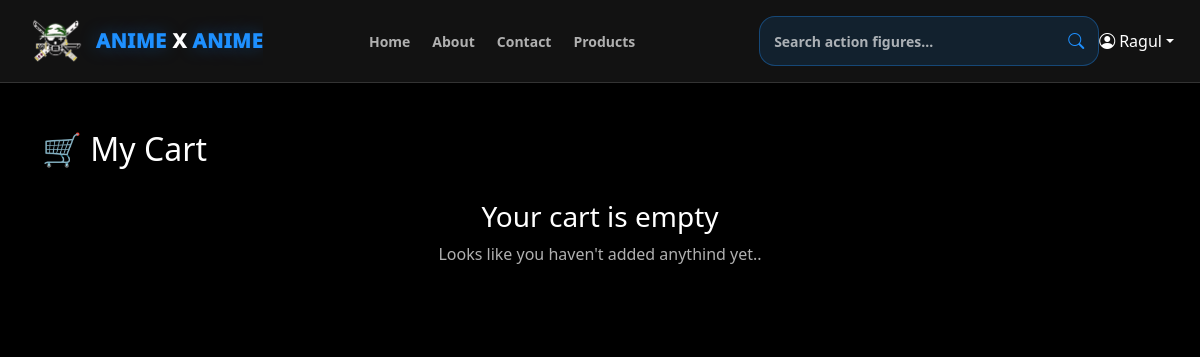
The page /cart/ (signed in) on the database as committed earlier.
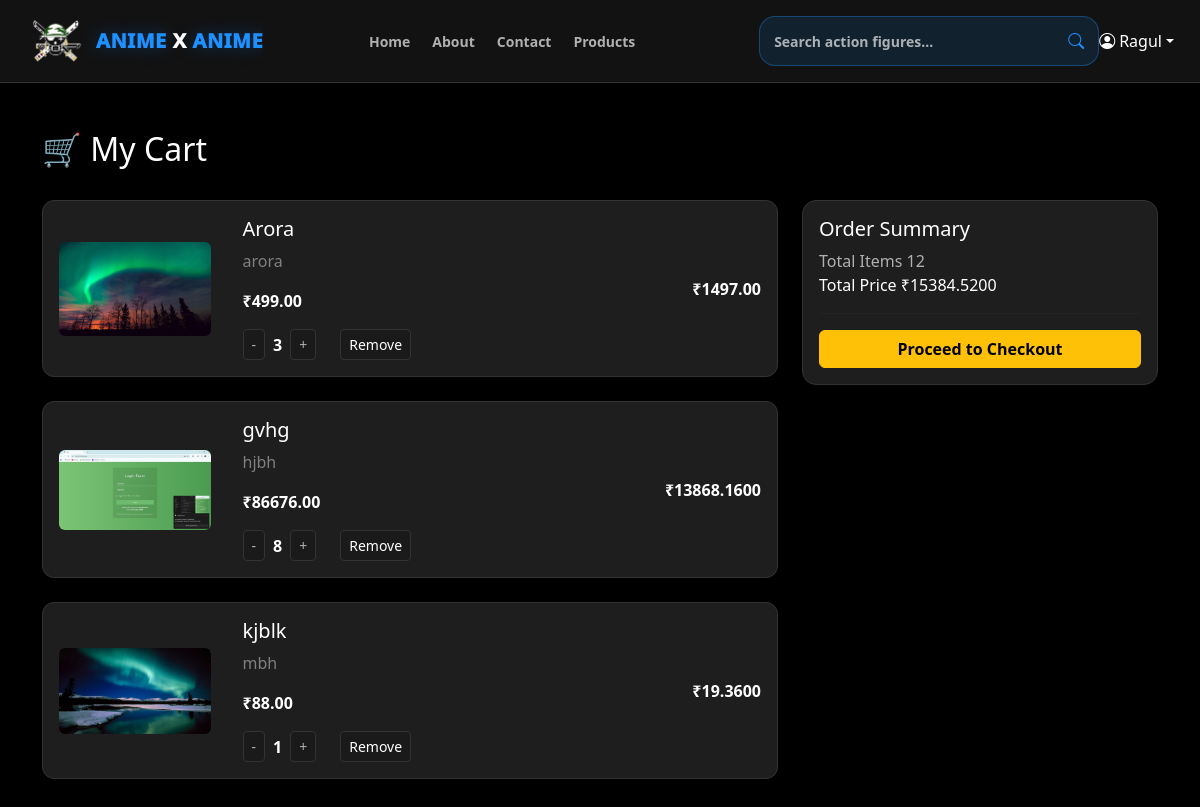
The same page on the database as committed later.
### cart/models.py (models this page shows, shortened)
class CartItem(models.Model):
    product = models.ForeignKey(Product, on_delete=models.CASCADE, related_name='cart_items')
    user = models.ForeignKey(User, on_delete=models.CASCADE, related_name='cart_items')
    quantity = models.PositiveIntegerField(default=0)
    added = models.DateTimeField(auto_now_add=True)
    updated = models.DateTimeField(auto_now=True)
    class Meta:
        unique_together = [['user', 'product']]
    @property
    def subtotal(self):
        price = self.product.offer_price or self.product.price
        return self.quantity * price

### products/models.py (models this page shows, shortened)
class Product(models.Model):
    title = models.CharField(max_length=224)
    desc = models.CharField(max_length=400)
    price = models.DecimalField(max_digits=10, decimal_places=2)
    stock = models.PositiveIntegerField(null=False,blank=False,default=0)
    thumbnail = models.ImageField(upload_to='products/thumbnails')
    discount = models.DecimalField(
        max_digits=5,
        decimal_places=2,
        blank=True, null=True,
        default=0 )
    created_at = models.DateTimeField(auto_now_add=True)
    updated_at = models.DateTimeField(auto_now=True)
    @property
    def offer_price(self):
        if self.discount:
            return self.price -(self.price * Decimal(self.discount) / Decimal(100))
        return self.price

### cart/views.py (the view)
# urls.py: path('', view_cart, name='view_cart'),
@login_required
def view_cart(request):
    cart_items = CartItem.objects.filter(user=request.user)
    total_quantity = sum(item.quantity for item in cart_items)
    total_price = sum(item.subtotal for item in cart_items)
    context = {
        "cart_items": cart_items,
        "total_quantity": total_quantity,
        "total_price": total_price,
    }
    return render(request, "cart/cart.html", context)

### templates/cart/cart.html (shortened to what this page needs)
{% extends 'base/base.html' %}
{% load static %}
{% block content %}
<section id="cart-page"
         class="container py-5"
         data-plus-url="{% url 'increase_cart_item' %}"
         data-minus-url="{% url 'decrease_cart_item' %}"
         data-remove-url="{% url 'remove_cart_item' %}">
    <h2 class="cart-title">🛒 My Cart</h2>
    {% if cart_items %}
    <div class="row">
        <div class="col-lg-8 cart-items">
            {% for item in cart_items %}
                {% include 'cart/includes/product_cart_item.html' %}
            {% endfor %}
        </div>
        <div class="col-lg-4">
            <div class="cart-summary card shadow-sm sticky-top">
                <div class="card-body">
                    <h5 class="summary-title">Order Summary</h5>
                    <div class="summary-row">
                        <span>Total Items</span>
                        <span id="summary-total-items">{{ total_quantity }}</span>
                    </div>
                    <div class="summary-row total">
                        <span>Total Price</span>
                        <span id="summary-total-price">₹{{ total_price }}</span>
                    </div>
                    <hr>
                    <a href="{% url 'create_order' %}" class="btn btn-warning w-100 fw-bold">
                        Proceed to Checkout
                    </a>
                </div>
            </div>
        </div>
    </div>
    {% else %}
        {% include 'cart/includes/empty_cart.html' %}
    {% endif %}
</section>
{% endblock %}

### templates/cart/includes/product_cart_item.html
<div class="cart-item card shadow-sm mb-4"
     data-product-id="{{ item.product.id }}">
    <div class="row g-0 align-items-center">
        <div class="col-md-3 text-center cart-thumb p-3">
            <img src="{{ item.product.thumbnail.url }}"
                 class="img-fluid rounded cart-thumb">
        </div>
        <div class="col-md-6">
            <div class="card-body">
                <h5 class="cart-product-title">
                    <a href="{% url 'product_details' item.product.pk %}" class="text-decoration-none">
                        {{ item.product.title }}
                    </a>
                </h5>
                <p class="cart-product-desc text-muted">
                    {{ item.product.desc|truncatewords:15 }}
                </p>
                <p class="cart-price fw-bold">
                    ₹{{ item.product.price }}
                </p>
                <div class="cart-controls d-flex align-items-center gap-2">
                    <button type="button"
                            class="btn btn-outline-secondary btn-sm qty-minus">
                        -
                    </button>
                    <span class="cart-qty qty fw-bold">
                        {{ item.quantity }}
                    </span>
                    <button type="button"
                            class="btn btn-outline-secondary btn-sm qty-plus">
                        +
                    </button>
                    <button type="button"
                            class="btn btn-danger btn-sm ms-3 remove-item">
                        Remove
                    </button>
                </div>
            </div>
        </div>
        <div class="col-md-3 text-end p-3 fw-bold subtotal">
            ₹{{ item.subtotal }}
        </div>
    </div>
</div>

Rows that differ between the two databases and show on the page:
added CartItem: product.thumbnail (picture), product "Arora", product.desc "arora", product.price "499.00", quantity "3", subtotal "1497.00"
added CartItem: product.thumbnail (picture), product "gvhg", product.desc "hjbh", product.price "86676.00", quantity "8", subtotal "13868.1600"
added CartItem: product.thumbnail (picture), product "kjblk", product.desc "mbh", product.price "88.00", quantity "1", subtotal "19.3600"
Other text that changed with them:
{{ total_quantity }}: (not shown) → "12"
{{ total_price }}: (not shown) → "15384.5200"
text no longer shown: "Your cart is empty Looks like you haven't added anythind yet.."
text now shown: "Order Summary Total Items Total Price ₹ Proceed to Checkout"
